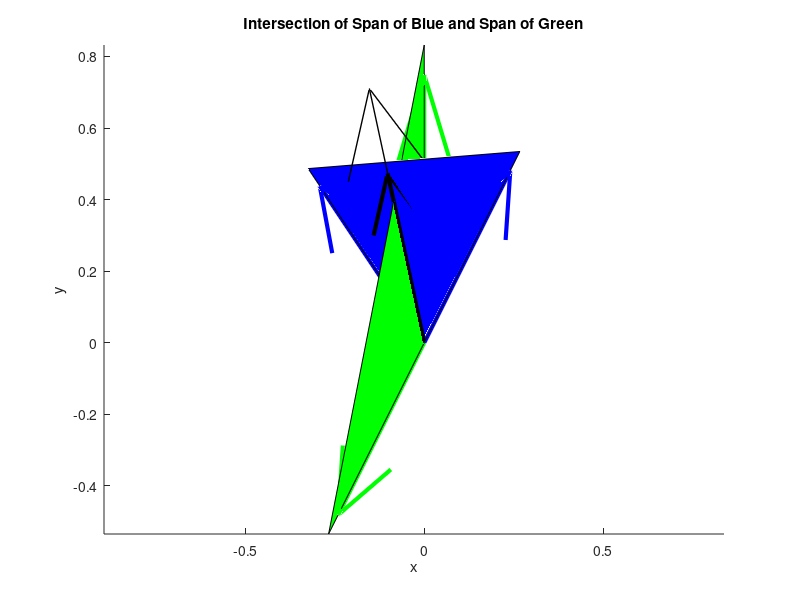

Reproduce this figure in MATLAB. (Note: this script raises an error after producing the figure.)
% Use QR decomposition to determine the intersection of two planes defined by
% the span of two pairs of vectors.
%
% Problem 7.4 from Trefethen & Bau's "Numerical Linear Algebra" with help
% from Yan Zeng's 2009 solution manual.
%

close all;
clear;

%
% The cross product of the vector normal to a plane and an arbitrary
% non-collinear vector will lie in that plane.  Therefore, the cross
% product of two vectors, each normal to different planes, will lie in
% both planes and therefore be the intersection.
%

  % If true, use "pretty" basis vectors to intersect.  Otherwise, use
  % randomly generated ones.
demo = true;

  % Origin
o = [0 0 0]';

  % x1, y1 span A1
  % x2, y2 span A2
if demo
  x1 = [ 1 2 3]';
  y1 = [ -2 3 5]';
  x2 = [ 0 3 2]';
  y2 = [ -1 -2 3]';
else
    % seems to suck just slighly less than randn alone
  x1 = sign(randn(3,1)).*rand(3,1);
  y1 = sign(randn(3,1)).*rand(3,1);
  x2 = sign(randn(3,1)).*rand(3,1);
  y2 = sign(randn(3,1)).*rand(3,1);
end

%
% Cross product based solution - valid for 3D
%

  % Cross product to form 3rd subspace and locate intersection
x3 = cross(x1,y1);
y3 = cross(x2,y2);
  % Normalize plotted vectors
x1_hat = x1/norm(x1);
y1_hat = y1/norm(y1);
x2_hat = x2/norm(x2);
y2_hat = y2/norm(y2);
x3_hat = x3/norm(x3);
y3_hat = y3/norm(y3);
  % Locate intersection of planes spanned by A1 and A2
A3 = [x3 y3];
[Q3, ~] = qr(A3);
  % x3 and y3 are scalar mutiples of corresponding q3 vectors
% x3 ./ Q1(:,3);
% y3 ./ Q2(:,3);
v = cross(Q3(:,1),Q3(:,2));
v_hat = v/norm(v);
  % Plot
figure;  hold on;
  % Span A1
quiver3(o(1), o(2), o(3), x1_hat(1), x1_hat(2), x1_hat(3),...
                         'color', [0, 0, 1], 'linewidth', 3);
quiver3(o(1), o(2), o(3), y1_hat(1), y1_hat(2), y1_hat(3),...
                         'color', [0, 0, 1], 'linewidth', 3);
x = [o(1) x1_hat(1) y1_hat(1)];
y = [o(2) x1_hat(2) y1_hat(2)];
z = [o(3) x1_hat(3) y1_hat(3)];
patch(x, y, z, [0 0 1]);
  % Span A2
quiver3(o(1), o(2), o(3), x2_hat(1), x2_hat(2), x2_hat(3),...
                         'color', [0, 1, 0], 'linewidth', 3);
quiver3(o(1), o(2), o(3), y2_hat(1), y2_hat(2), y2_hat(3),...
                         'color', [0, 1, 0], 'linewidth', 3);
x = [o(1) x2_hat(1) y2_hat(1)];
y = [o(2) x2_hat(2) y2_hat(2)];
z = [o(3) x2_hat(3) y2_hat(3)];
patch(x, y, z, [0 1 0]);
  % Intersection
quiver3(o(1), o(2), o(3), v_hat(1), v_hat(2), v_hat(3),...
                         'color', [0, 0, 0], 'linewidth', 3);
title('Intersection of Span of Blue and Span of Green');
xlabel('x');
ylabel('y');
zlabel('z');

%
% QR decomposition only method - not limited to 3D
%

A1 = [x1 y1];
A2 = [x2 y2];
[Q1, ~] = qr(A1);
[Q2, ~] = qr(A2);
  % q3 is orthogonal to span of A
A3 = [Q1(:,3) Q2(:,3)];
[Q3, ~] = qr(A3);
v_hat = Q3(:,3)/norm(Q3(:,3));
sf = 1.5;
quiver3(o(1), o(2), o(3), sf*v_hat(1), sf*v_hat(2), sf*v_hat(3),...
                            'color', [0, 0, 0], 'linewidth', 1);

axis equal;

  % 50% alpha looks better but not yet supported by Octave
if exist('octave_config_info') == 0
  alpha(0.5);
end
